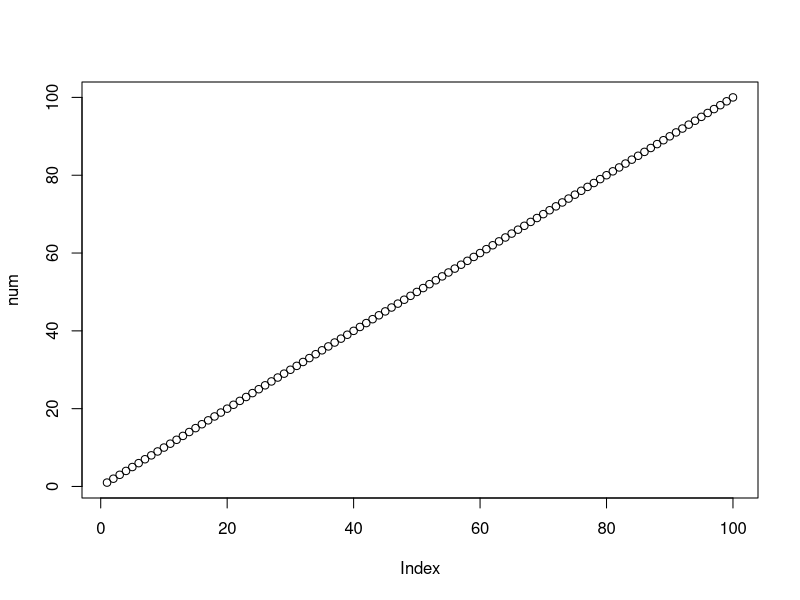

R code for this plot: (Note: this script raises an error after producing the figure.)
# Simple Operations -------------------------------------------------------

2 + 2
2 - 5
34 - 5
3 / 2
3 %% 2
3 ** 5
3^5
4 * 4

## Order of Operation -----------------------------------------------------
4 + 3 * 2
4 + (3 * 2)
(4 + 3) * 2

# BODMAS
# PEMDAS

# Assigning Variables -----------------------------------------------------

agatha <- 20
thandekile = 21
assign("anap", 19)

soso <- 17
fisola <- 20
promise <- 20
nomvume <- 17
dare <- 15
agatha
thandekile
anap

# The Operators -----------------------------------------------------------
agatha > thandekile
thandekile > agatha
dare < promise
15 < 20

nomvume <= fisola

## Conditionals -----------------------------------------------------------
### AND (&) ---------------------------------------------------------------
TRUE & TRUE
TRUE & FALSE
FALSE & TRUE
FALSE & FALSE

### OR (|) ----------------------------------------------------------------
TRUE | TRUE
TRUE | FALSE
FALSE | TRUE
FALSE | FALSE

nomvume >= dare & fisola == promise

15 > 17 & 20 > 17

17 < 15  & 20 < 17
17 < 15 | 20 < 17
15 > 17 | 20 > 17

# Data Types --------------------------------------------------------------

## Strings / Characters ---------------------------------------------------

tree_1 <- "eucalyptus species"
tree_1

tree_2 <- "20"
tree_2

tree_3 <- "F"
tree_4 <- "TRUE"

class(tree_1)
class(tree_2)
class(tree_3)
class(tree_4)

species_1 <- "1" #eucalyptus camadulensis
species_2 <- "2" #milicia excelsa
species_3 <- "3" #ficus exasperata
species_4 <- "4" #terminalia cattapa

typeof(species_4)

is.character(tree_1)
is.character(promise)
is.character("promise")

## Numeric ----------------------------------------------------------------

### Double/Float/ Decimal number ------------------------------------------

class(12.3)
typeof(12.3)
typeof(12)

12 == 12.0
0.1 == .1

is.double(12)

is.numeric(12)
is.numeric(12L)

### Integers/ Whole numbers -----------------------------------------------

class(12L)
typeof(12L)

is.integer(12L)

## Boolean / Logical ------------------------------------------------------
class(TRUE)
typeof(TRUE)
class(T)
class(F)
class(NA)

is.logical(TRUE)
is.logical(FALSE)
is.logical(NA)

## Date/Time --------------------------------------------------------------
class(as.Date("2024/07/19"))

# Data Structure ----------------------------------------------------------

## Vectors ----------------------------------------------------------------
?c
help(c)

beautiful_people <- c(nomvume, fisola, thandekile, dare, agatha, promise, anap)
beautiful_people
class(beautiful_people)

beautiful_people_1 <- as.character(beautiful_people)


### Value coercion --------------------------------------------------------
num_ber <- c(1, 2, 3, 4, 5, 6)
num_ber
class(num_ber)
as.character(num_ber)

species <- c(species_1, species_2, species_3, species_4)
class(species)
species
species_num <-as.numeric(species)
class(species_num)

trees <- c(tree_1, tree_2, tree_3, tree_4)
  class(trees)
as.logical(trees)

my_num <- 0:30
as.logical(my_num)
my_num2 <- -10:10
class(my_num2)
as.logical(my_num2)

# Sequences and replications ----------------------------------------------
?seq()
seq(from = 1, to = 30, by = 1)
seq(1, 30, 2)
seq(2, 50, 2)
seq(0, 90, 3)

num <- 1:100
num

species <- c(species_1, species_2, species_3, species_4)
my_tree <- rep(species, 30)
my_tree
class(my_tree)

my_tree <- as.factor(my_tree)
my_tree <- factor(my_tree,
                  labels = c("eucalyptus camadulensis",
                             "milicia excelsa",
                             "ficus exasperata",
                             "terminalia cattapa"
                            ),
                  levels = c(4, 3, 2, 1),
                  ordered = TRUE
                  )
# Functions ---------------------------------------------------------------

## Simple Functions --------------------------------------------------
num

min(num)
max(num)
median(num)
mean(num)
plot(num)
min(1:6)
range(num)
sd(num)
var(num)
length(num)

my_tree
length(my_tree)

student_names <- c("promise", "thandekile", "dare", 
                   "nomvume", "nangamso", "agatha",
                   "faith")

gender <- c("male", "female", "male",
            "female", "female", "female", "male")

unique(student_names)
length(student_names)
length(gender)

unique(gender)
length(unique(gender))

length(my_tree)
unique(my_tree)
length(unique(my_tree))

sqrt(340)
sqrt(length(num))
sqrt(100)

### Generating Random Numbers ---------------------------------------------
set.seed(937476)

my_rand <- rnorm(n = 100, mean = 5.5, sd = 15)

?round
help(round)

round(my_rand, digits = 0)

ceiling(my_rand)
floor(my_rand)

args(rnorm)
help(rnorm)
help(unique)
?rnorm
?length

## Character Functions ----------------------------------------------------
my_tree

toupper(my_tree)
tolower(my_tree)
stringr::str_to_title()

### Letters ---------------------------------------------------------------
letters
LETTERS

month.name
month.abb

## Creating a Custom Function ---------------------------------------------
my_rand + num
my_rand/num

tree_diameter <- rnorm(50, mean = 1, sd = 2)
tree_height <- runif(50, min = 5, max = 27)
tree_volume <- rnorm(50, mean = 70, sd = 15)

metric_converter <- function(x) {
  x * 1000
}

metric_converter(tree_diameter)
metric_converter(tree_height)
metric_converter(tree_volume)


?runif
num + 5

num + c(5, 9, 10)
length(num)/3
length(num)/2

sum(my_rand, num)

# Data Structure ----------------------------------------------------------

## Vector -----------------------------------------------------------------
trees <- c("pinus species", "eucalyptus species", "lophira species", 
           "tectona species", "acacia species")

tree_height <- c(27, 25, 20, 23, 18)

is.numeric(tree_height)
### Check object type -----------------------------------------------------

is.vector(trees)
is.vector(tree_height)

### Accessing -------------------------------------------------------------

trees[5]
trees[1]
trees[2:3]
trees[1:4]
trees[c(2, 4)]
trees[c(3, 5)]

which(trees == "acacia species")
trees[5]
trees == "lophira species"
2 == 2


### Adding items ----------------------------------------------------------
trees[6] <- "jakarada"
trees[3] <- "gmelina species"
trees

trees <- append(trees, "lophira species")
trees

### Subsetting and Indexing -----------------------------------------------

which(trees ==  "tectona species")
which(trees == c("lophira species", "pinus species"))

### Mathematical Operations -----------------------------------------------
trees
tree_height <- append(tree_height, c(15, 20))

tree_height
length(tree_height) == length(trees)
7 == 7

tree_height * 2
tree_diameter <- round(rnorm(7, 10, 1), 1)
tree_diameter

length(tree_diameter)
length(tree_height)

tree_height * tree_diameter

9.1 * 27

tree_volume <- rnorm(7, mean = 26, sd = 5)

tree_volume
tree_height / 3
tree_height + tree_diameter

tree_height * tree_diameter * (tree_volume * 2 + 2)

### Nomvume's Experiment
set.seed(234)

pinus_control_height <- round(rnorm(10, 3.5, 1), 2)
pinus_fertilzer_a_height <- round(rnorm(10, 4.5, 1.1), 2)

pinus_control_diameter <- round(rnorm(10, 0.9, 0.3), 2)
pinus_fertilizer_a_diameter <- round(rnorm(10, 1.4, .5), 2)

pinus_control_height
pinus_fertilzer_a_height

pinus_control_diameter
pinus_fertilizer_a_diameter

## Simple comparison
mean(pinus_control_height)
mean(pinus_fertilzer_a_height)

mean(pinus_fertilizer_a_diameter)
mean(pinus_control_diameter)

max(pinus_fertilzer_a_height)
min(pinus_fertilzer_a_height)

max(pinus_control_height)
min(pinus_control_height)

max(pinus_fertilzer_a_height) - max(pinus_control_height)
mean(pinus_fertilzer_a_height) - mean(pinus_control_height)

# Getting the volume
## Pinus tree volume derivation
pinus_control_tree_volume  <- pi * (pinus_control_diameter/2) ^ 2 *
  pinus_control_height

pinus_control_tree_volume

## pinus tree fertilized volume
pinus_fertilized_volume <- pi * (pinus_fertilizer_a_diameter/2) ^ 2 *
  pinus_fertilzer_a_height

pinus_fertilized_volume

mean(pinus_fertilized_volume)
mean(pinus_control_tree_volume)

control_tree_diameter <- tree_diameter
treatment_tree_diameter <- tree_diameter + rnorm(7, mean = .5, sd = .3)
treatment_tree_diameter <- round(treatment_tree_diameter, 1)

treatment_tree_diameter
control_tree_diameter


## Matrices ---------------------------------------------------------------

matrix(pinus_control_height, nrow = 5)

pinus_fake <- matrix(pinus_control_height, nrow = 5, byrow = TRUE)

colnames(pinus_fake) <- c("species_a", "species_b")
colnames(pinus_fake) <- c("control", "fertilized")
pinus_fake

pinus_height <- matrix(c(pinus_control_height, pinus_fertilzer_a_height), ncol = 2,
       byrow = FALSE)

pinus_height

colnames(pinus_height) <- c("control", "fertilized")

rownames(pinus_height) <- c(rep("red soil", 5), rep("yellow soil", 5))

pinus_height
### Check object type -----------------------------------------------------
is.matrix(pinus_height)

### Accessing -------------------------------------------------------------

# "in the squared bracket [a, b], a = row, b = column"
pinus_height[ ,2]
pinus_height[ , "fertilized"]
pinus_height[, "control"]
pinus_height[1,] # row 1
pinus_height[1, 2] # row 1 column 2

pinus_height[5, 2] # row 5, column 2

pinus_height[10, 2]

pinus_height["red soil", ]
pinus_height[1:5, ]
pinus_height[c(1, 5, 10), ]

### Subsetting and Indexing -----------------------------------------------
fertilized_red_soil <- pinus_height[1:5, "fertilized"]

pinus_height[pinus_height[1:10, "fertilized"] > 4.5, ]

pinus_height[pinus_height[ , "control"] > 3.5, ]

### Transpose -------------------------------------------------------------

### Operations (binding) --------------------------------------------------

### Mathematical Operations -----------------------------------------------


## Lists ------------------------------------------------------------------

### Check object type

### Accessing -------------------------------------------------------------


## Data Frames ------------------------------------------------------------

### Check object type -----------------------------------------------------

### Accessing -------------------------------------------------------------

### Adding items ----------------------------------------------------------

### Subsetting and Indexing -----------------------------------------------

### Mathematical Operations -----------------------------------------------

### Check object type -----------------------------------------------------